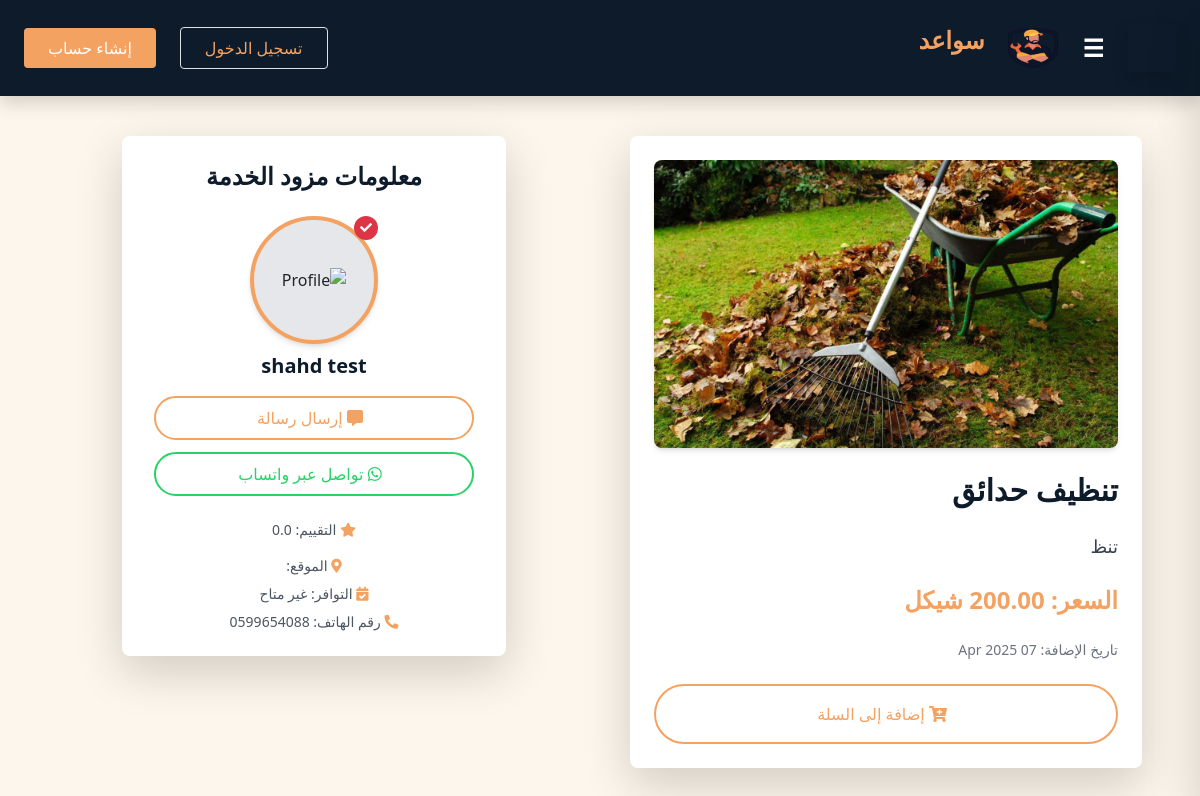
/service/1/, run on an earlier commit of the app's database.
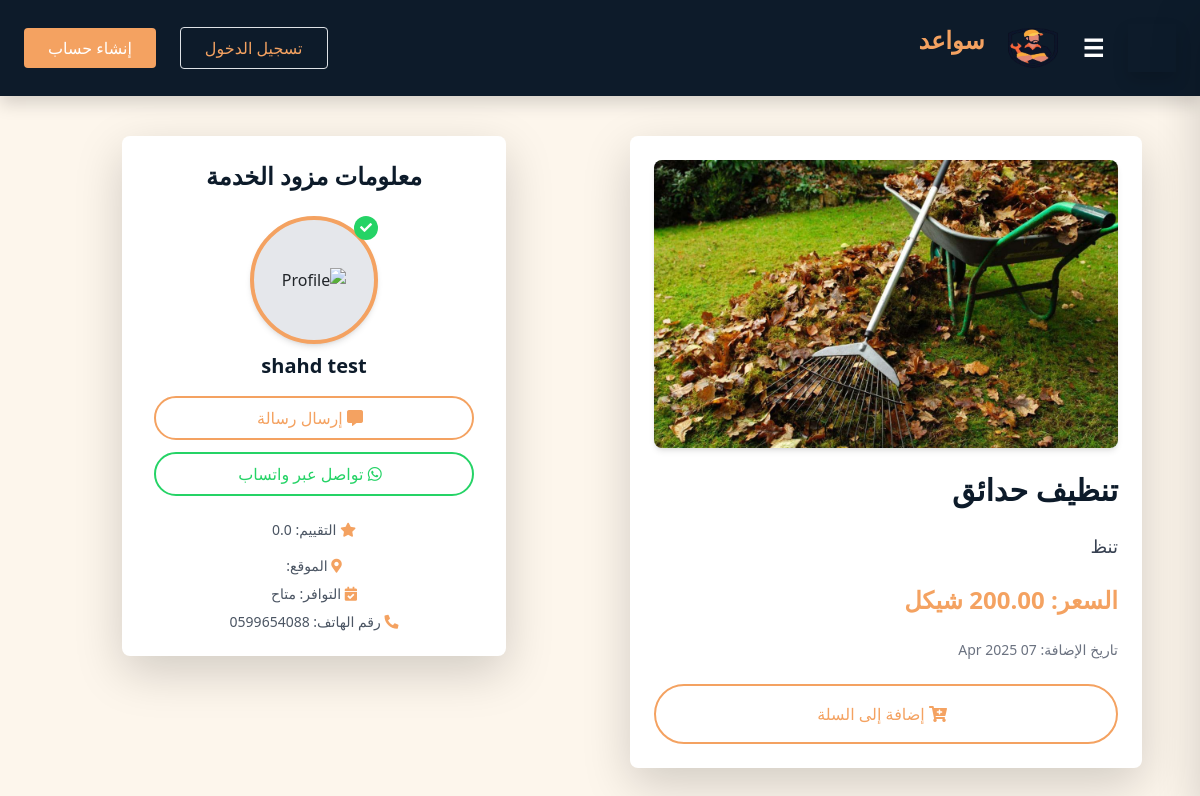
And on a later commit of the database.
### Sawaed_app/views.py (the view)
# urls.py: path('service/<int:service_id>/', views.service_detail, name='service_detail'),
def service_detail(request, service_id):
    service =ServiceListing.objects.get(id=service_id)
    handyman = HandymanProfile.objects.get(user=service.handyman)
    context = {
        'service': service,
        'handyman': handyman,
    }
    return render(request, 'service_details.html', context)

### Sawaed_app/templates/service_details.html (shortened to what this page needs)
<head>
    <link href="https://cdnjs.cloudflare.com/ajax/libs/font-awesome/5.15.4/css/all.min.css" rel="stylesheet">
</head>
{% extends 'index.html' %}
{% block content %}
{% load static %}
<div class="container mx-auto p-2">
    <div class="max-w-6xl mx-auto grid grid-cols-1 lg:grid-cols-2 gap-4 items-start justify-center">
        <div class="bg-white shadow-lg rounded-lg p-6 w-full max-w-lg mx-auto">
            <div class="mb-4">
                {% if service.image %}
                    <img src="{{ service.image.url }}" alt="{{ service.name }}" class="w-full h-72 object-cover rounded-lg shadow-md">
                {% else %}
                    <img src="{% static 'images/placeholder.png' %}" alt="صورة افتراضية" class="w-full h-72 object-cover rounded-lg shadow-md">
                {% endif %}
            </div>
            <h2 class="text-3xl font-semibold text-[#0d1b2a] mb-4">{{ service.name }}</h2>
            <p class="text-lg text-gray-700 mb-4">{{ service.description }}</p>
            <p class="font-bold text-[#f4a261] text-2xl mb-4">السعر: {{ service.price }} شيكل</p>
            <p class="text-sm text-gray-500">تاريخ الإضافة: {{ service.created_at|date:"d M Y" }}</p>
            <div class="mt-6">
                <a href="#" class="rounded-full border-2 border-[#f4a261] text-[#f4a261] px-6 py-3 w-full block text-center hover:bg-[#f4a261] hover:text-white transition duration-200">
                    <i class="fas fa-cart-plus mr-2"></i> إضافة إلى السلة
                </a>
            </div>
        </div>
        <div class="bg-white shadow-lg rounded-lg p-6 w-full max-w-sm mx-auto mt-8 lg:mt-0">
            <h3 class="text-2xl font-semibold text-[#0d1b2a] mb-6 text-center">معلومات مزود الخدمة</h3>
            <div class="flex flex-col items-center space-y-4">
                <div class="relative">
                    <div class="w-32 h-32 bg-gray-200 rounded-full overflow-hidden border-4 border-[#f4a261] shadow-md flex items-center justify-center">
                        <img src="{{ user.image.url }}"
                        alt="Profile"
                        onerror="this.onerror=null;this.src='{% static 'images/profile.png' %}'">
                    </div>
                    <div class="absolute top-0 right-0 bg-[#25D366] text-white rounded-full w-6 h-6 flex items-center justify-center text-xs font-bold" style="background-color: {% if handyman.availability %}#25D366{% else %}#dc3545{% endif %};">
                        <i class="fas fa-check"></i>
                    </div>
                </div>
                <h4 class="text-xl font-semibold text-[#0d1b2a] mt-2">{{ handyman.user.username }}</h4>
                <div class="flex flex-col space-y-3 w-full items-center">
                    <a href="#" class="rounded-full border-2 border-[#f4a261] text-[#f4a261] px-6 py-2 w-full max-w-xs text-center hover:bg-[#f4a261] hover:text-white transition duration-200">
                        <i class="fas fa-comment-alt mr-2"></i> إرسال رسالة
                    </a>
                    <a href="https://wa.me/{{ handyman.user.phone_number }}" target="_blank" class="rounded-full border-2 border-[#25D366] text-[#25D366] px-6 py-2 w-full max-w-xs text-center hover:bg-[#25D366] hover:text-white transition duration-200">
                        <i class="fab fa-whatsapp mr-2"></i> تواصل عبر واتساب
                    </a>
                </div>
                <div class="mt-4 space-y-2 text-sm text-gray-600 text-center">
                    <p><i class="fas fa-star text-[#f4a261]"></i> التقييم: {{ handyman.rating }}</p>
                    <p><i class="fas fa-map-marker-alt text-[#f4a261]"></i> الموقع: {{ handyman.location }}</p>
                    <p><i class="fas fa-calendar-check text-[#f4a261]"></i> التوافر: {% if handyman.availability %}متاح{% else %}غير متاح{% endif %}</p>
                    <p><i class="fas fa-phone-alt text-[#f4a261]"></i> رقم الهاتف: {{ handyman.user.phone_number }}</p>
                </div>
            </div>
        </div>
    </div>
</div>
{% endblock %}

What changed in the data, as far as the page shows it:
changed HandymanProfile "shahd test": availability empty → True (drawn)
Also different on the page:
text no longer shown: "غير متاح"
text now shown: "متاح"
